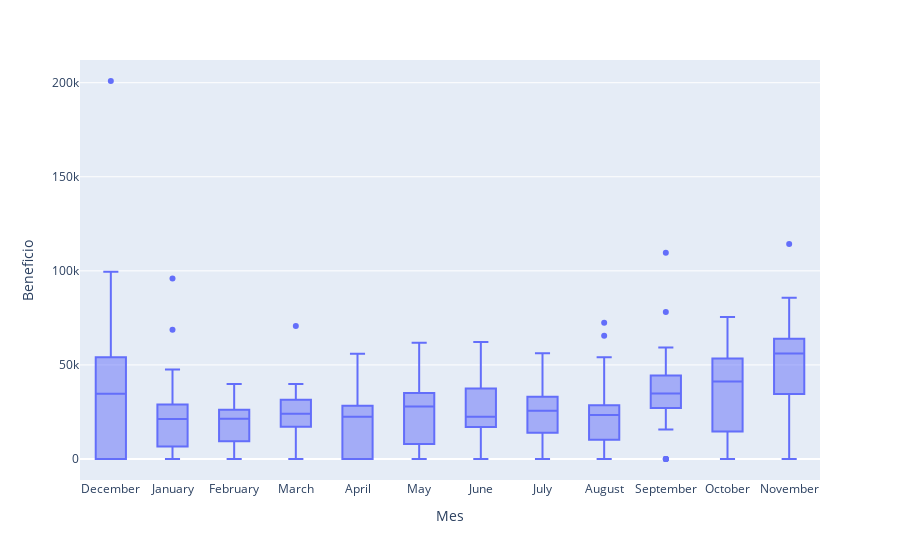

Notebook source saved alongside this figure:
### Markdown cell above
Vemos que los mejores días corresponden con el miércoles y viernes, y que los domingos no se producen ventas.

### Code cell
# Observamos las distintas distribuciones por mes
df_baseline['month'] = df_baseline.index.month_name()

month_order = ['January', 'February', 'March', 'April', 'May', 'June', 'July', 'August', 'September', 'October','November','December']
df_baseline['month'] = pd.Categorical(df_baseline['month'], categories=month_order, ordered=True)

grouped_data = df_baseline.groupby('month')['Profit'].sum().sort_index()
# Visualizamos boxplots para observar también los atípicos
px.box(df_baseline, x='month', y='Profit', labels={'month': 'Mes', 'Profit': 'Beneficio'})

### Figure 1 — Plotly figure (JSON) as saved in the notebook; plotly's stock layout.template omitted (floating-point values rounded to 4 significant figures; data arrays with more than 128 entries replaced by an {"elided": "..."} marker saying what was removed)
{"data": [{"alignmentgroup": "True", "hovertemplate": "Mes=%{x}<br>Beneficio=%{y}<extra></extra>", "legendgroup": "", "marker": {"color": "#636efa"}, "name": "", "notched": false, "offsetgroup": "", "orientation": "v", "showlegend": false, "type": "box", "x": {"elided": "374 str values"}, "x0": " ", "xaxis": "x", "y": {"elided": "374 float values"}, "y0": " ", "yaxis": "y"}], "layout": {"boxmode": "group", "legend": {"tracegroupgap": 0}, "margin": {"t": 60}, "xaxis": {"anchor": "y", "domain": [0, 1], "title": {"text": "Mes"}}, "yaxis": {"anchor": "x", "domain": [0, 1], "title": {"text": "Beneficio"}}}}
